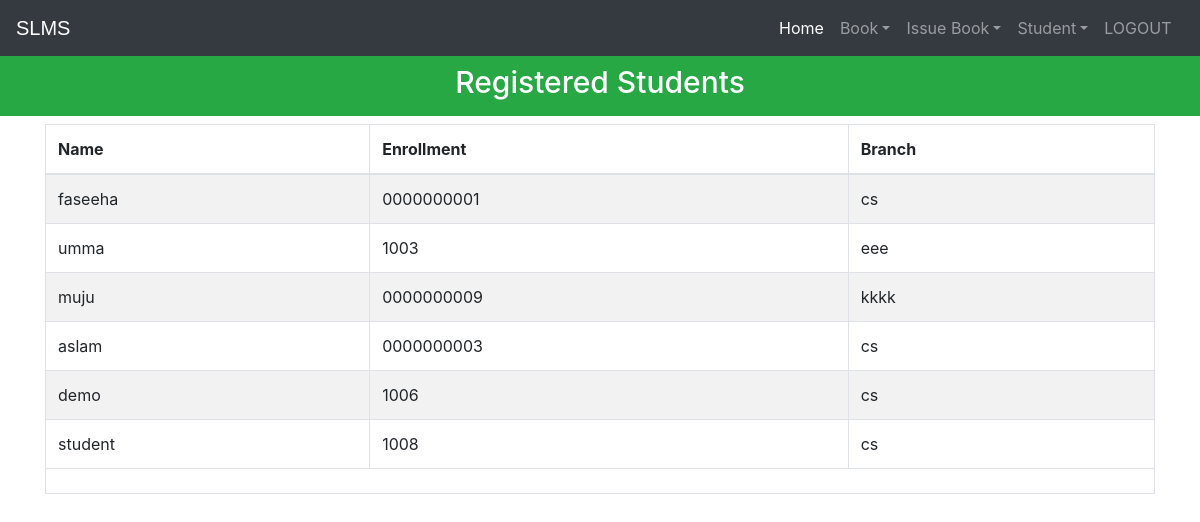
Page /acc/viewstudent on the committed database.
### account/models.py (models this page shows, shortened)
class StudentExtra(models.Model):
    user=models.OneToOneField(User,on_delete=models.CASCADE)
    enrollment = models.CharField(max_length=40)
    branch = models.CharField(max_length=40)
    @property
    def get_name(self):
        return self.user.first_name

### account/views.py (the view)
# urls.py: path('viewstudent',ViewStudent.as_view(),name="viewstd"),
class ViewStudent(View):
    def get(self,request):
        students=StudentExtra.objects.all()
        return render(request,'viewstudent.html',{'students':students})

### account/templates/viewstudent.html (shortened to what this page needs)
<!DOCTYPE html>
<html lang="en" dir="ltr">
  <head>
  </head>
  <body>
    {% include "navbaradmin.html" %}
    <br>
    <br>
    <h3 class="p-3 mb-2 bg-success text-white" style = 'font-size: 30px;text-align:center;'>Registered Students</h3>
    {% if students%}
<div class="container">
  <table class="table table-hover table-condensed table-striped table-bordered">
    <thead>
    <tr>
    <th>Name</th>
    <th>Enrollment</th>
    <th>Branch</th>
    </tr>
    </thead>
    <tfoot>
    <tr>
    <td colspan="3">
    </td>
    </tr>
    </tfoot>
    <tbody>
      {% for s in students %}
        <tr>
          <td>{{s.get_name}}</td>
          <td>{{s.enrollment}}</td>
          <td>{{s.branch}}</td>
        </tr>
      {% endfor %}
    </tbody>
    </table>
</div>
{%else%}
<h1> No Student Registered in Library</h1>
{%endif%}
<br><br><br><br><br><br>
<br><br><br>
  {% include "footer.html" %}
  </body>
</html>

### rows in the picture
StudentExtra: get_name "faseeha", enrollment "0000000001", branch "cs"
StudentExtra: get_name "umma", enrollment "1003", branch "eee"
StudentExtra: get_name "muju", enrollment "0000000009", branch "kkkk"
StudentExtra: get_name "aslam", enrollment "0000000003", branch "cs"
StudentExtra: get_name "demo", enrollment "1006", branch "cs"
StudentExtra: get_name "student", enrollment "1008", branch "cs"
